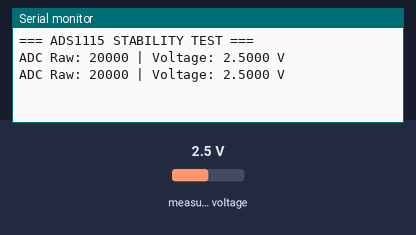
Simulated run of this sketch. Board: ESP32. Shown: the last lines printed to the serial monitor. Inputs (shaded band) come from the test bench; at power-on: measured voltage 2.5 V.

Above: at 2.2 s.
2.3 s: measured voltage set to 0.1 V
At 3.6 s:
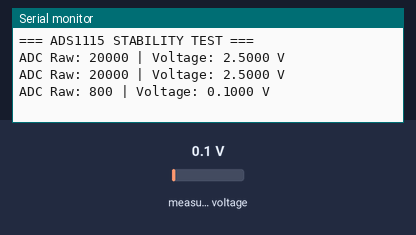
3.8 s: measured voltage set to 1.2 V
At 4.9 s:
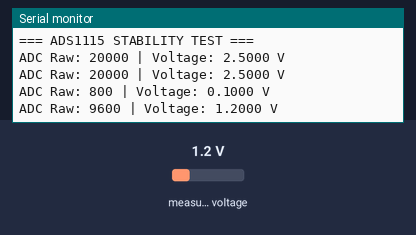
Timing chart, 0 to 6.8 s (numbered marks = the images above; inputs shaded):
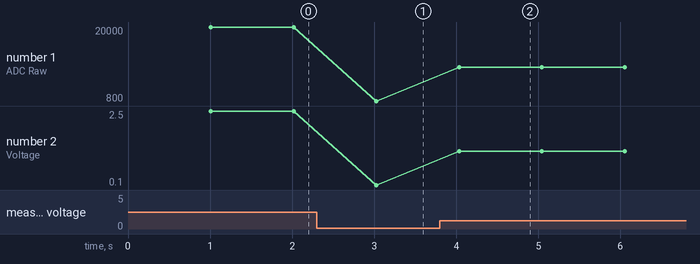

Measured:
- after the input at 2.3 s, the serial monitor: prints a new line after 0.73 s (image 1)
- after the input at 3.8 s, the serial monitor: prints a new line after 0.23 s (image 2)
- plotted number 1: 20000 → 800 after the input at 2.3 s, 800 → 9600 after the input at 3.8 s
- plotted number 2: 2.5 → 0.1 after the input at 2.3 s, 0.1 → 1.2 after the input at 3.8 s

The sketch:

ADS_NOISE_DRIFT_TEST.ino
```cpp
#include <Wire.h>
#include <Adafruit_ADS1X15.h>

#define SDA_PIN 21
#define SCL_PIN 22

Adafruit_ADS1115 ads;
const float ADS_LSB = 0.125 / 1000.0;

void setup() {
  Serial.begin(115200);
  delay(1000);

  Wire.begin(SDA_PIN, SCL_PIN);
  ads.begin(0x48);
  ads.setGain(GAIN_ONE);

  Serial.println("=== ADS1115 STABILITY TEST ===");
}

void loop() {
  int16_t raw = ads.readADC_SingleEnded(0);
  float voltage = raw * ADS_LSB;

  Serial.print("ADC Raw: ");
  Serial.print(raw);
  Serial.print(" | Voltage: ");
  Serial.print(voltage, 4);
  Serial.println(" V");

  delay(1000);
}
```
